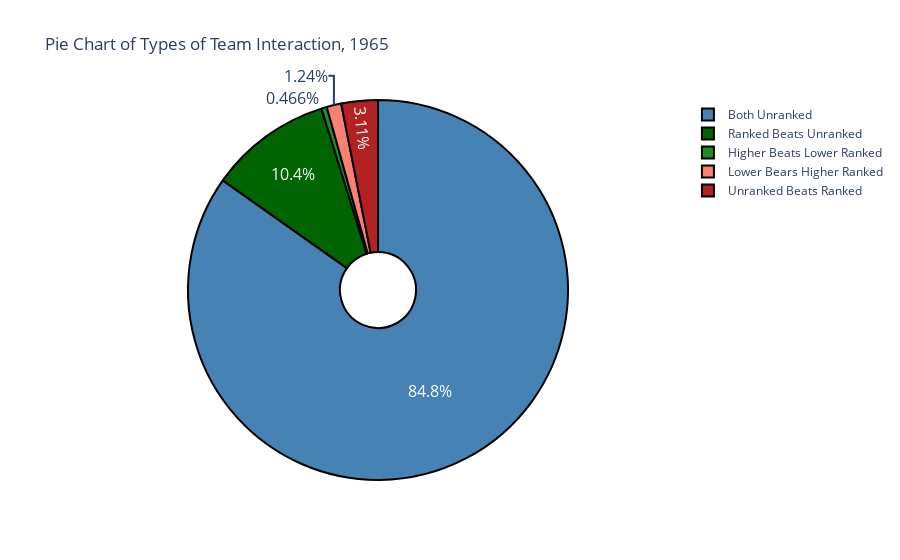

Notebook code cell kept with this figure:
### Code cell
plot_pie(1965)

### Figure 1 — Plotly figure (JSON) as saved in the notebook; plotly's stock layout.template omitted (floating-point values rounded to 4 significant figures)
{"data": [{"direction": "clockwise", "hole": 0.2, "hoverinfo": "label+value", "labels": ["Both Unranked", "Ranked Beats Unranked", "Higher Beats Lower Ranked", "Lower Bears Higher Ranked", "Unranked Beats Ranked"], "marker": {"colors": ["steelblue", "darkgreen", "forestgreen", "salmon", "firebrick"], "line": {"color": "#000000", "width": 2}}, "sort": false, "textfont": {"size": 16}, "textinfo": "percent", "type": "pie", "values": [0.8478, 0.104, 0.004658, 0.01242, 0.03106]}], "layout": {"title": {"text": "Pie Chart of Types of Team Interaction, 1965"}}}
